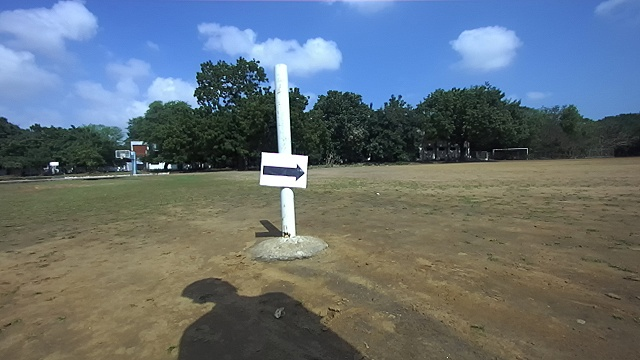
#> input picture learning_tasks/learning_task_1/arrow_right_3.jpg, 640 x 360 px
$ python arrow_dir_2.py
#> lines starting #> are read from the running program, lines starting #| are printed output that depends on the picture; after the words box and inside, x2 and y2 are one past the last pixel; in counts of white or black regions, pixels touching at a corner belong together
import cv2
import numpy as np

# gray - 100 -- r3-1, r1-1
# gray - 50 -- r2-1

# Loading the image
img_orig = cv2.imread("arrow_right_3.jpg")
#> img_orig is the input picture: shape (360, 640, 3); mean B, G, R 117.9, 111.7, 100.9

if img_orig is None:
    print("Error: Could not load image. Check the file path.")
else:
    # Original Image
    # cv2.imshow("Debug 1: Original Image", img_orig)
    # cv2.waitKey(0)

    # zoom for 1.5x just for slight improvement
    height, width = img_orig.shape[:2]
    new_height = int(1.5 * height)
    new_width = int(1.5 * width)

    img_zoomed = cv2.resize(img_orig, (new_width, new_height), interpolation=cv2.INTER_LINEAR)

    # Zoomed image
    # cv2.imshow("Debug 2: Zoomed 1.5x", img_zoomed)
    # cv2.waitKey(0)

    # Converting to grayscale
    gray_zoomed = cv2.cvtColor(img_zoomed, cv2.COLOR_BGR2GRAY)
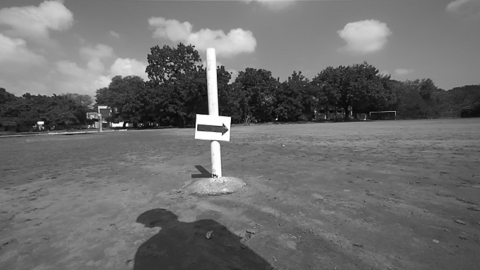
#> gray_zoomed: shape (540, 960) (shown at 1/2 size); min 2, max 255, mean 109.1

    # Grayscale
    # cv2.imshow("Debug 3: Grayscale Zoomed", gray_zoomed)
    # cv2.waitKey(0)

    # BINARY THRESHOLDING & CLOSING ---
    _, binary_zoomed = cv2.threshold(gray_zoomed, 50, 255, cv2.THRESH_BINARY_INV)
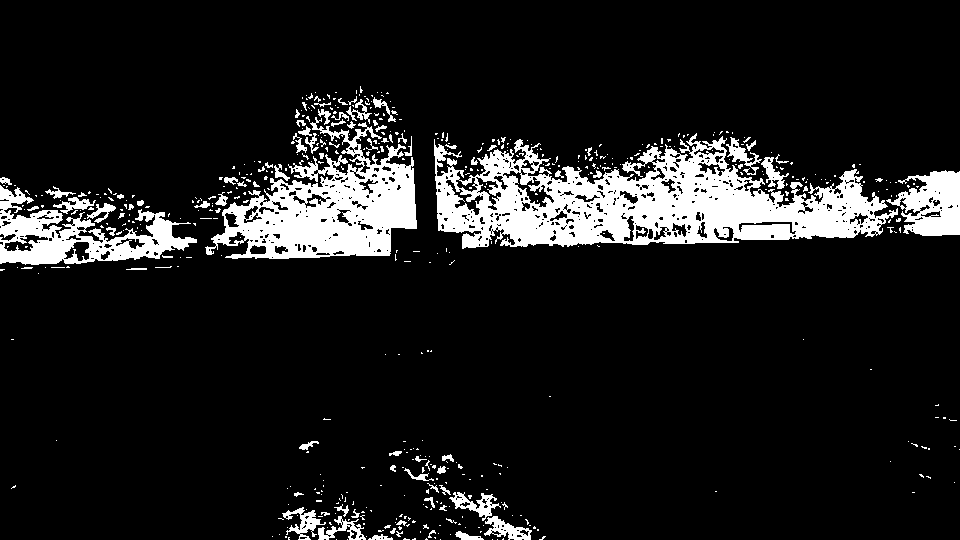
#> binary_zoomed: shape (540, 960); 11.2% white; 539 white regions (453 under 20 px)

    # Checking the Raw Threshold Mask (Before Closing)
    cv2.imshow("Debug 4: Raw Threshold Mask", binary_zoomed)
    cv2.waitKey(0)

    # [10 lines of commented-out code are left out]
    contours_zoomed, _ = cv2.findContours(binary_zoomed, cv2.RETR_EXTERNAL, cv2.CHAIN_APPROX_SIMPLE)
#> contours_zoomed = 528 contours, 481 with area under 20; largest, box (x1, y1, x2, y2) and area: (434, 133, 898, 249) 30186, (205, 117, 417, 259) 14680, (0, 185, 197, 265) 6648, (886, 170, 960, 236) 3068, (484, 516, 532, 540) 527

    # Filtering for Edges, Area, Length, and Straight Lines
    valid_contours = []
    for cnt in contours_zoomed:

        # Get the bounding box of the contour (x, y is top-left corner; w, h is width and height)
        x, y, w, h = cv2.boundingRect(cnt)

        # Checking if the box touches the extreme edges of the zoomed image
        # using a 1-pixel safety margin just in case
        touches_edge = (x <= 1 or y <= 1 or (x + w) >= (new_width - 1) or (y + h) >= (new_height - 1))

        # only proceed if the contour is safely completely inside the frame
        if not touches_edge:

            area = cv2.contourArea(cnt)
            length = cv2.arcLength(cnt, True)

            # Keep your exact area and length values
            if area > 50 and length < 350: #and area < 2000:

                # --- The Geometry Filter ---
                blank_mask = np.zeros(gray_zoomed.shape, dtype=np.uint8)
                cv2.drawContours(blank_mask, [cnt], -1, 255, 1)

                lines = cv2.HoughLinesP(blank_mask, 1, np.pi/180, threshold=15, minLineLength=15, maxLineGap=5)

                if lines is not None:
                    valid_contours.append(cnt)
#> this loop made 528 passes
#> (x, y, w, h, touches_edge, area, length) on passes 45, 75, 85, 92: (396, 520, 11, 6, False, 21, 26.97), (334, 504, 15, 13, False, 36.5, 56.87), (424, 497, 11, 11, False, 28.5, 36.73), (449, 492, 52, 29, False, 504.5, 229.4)
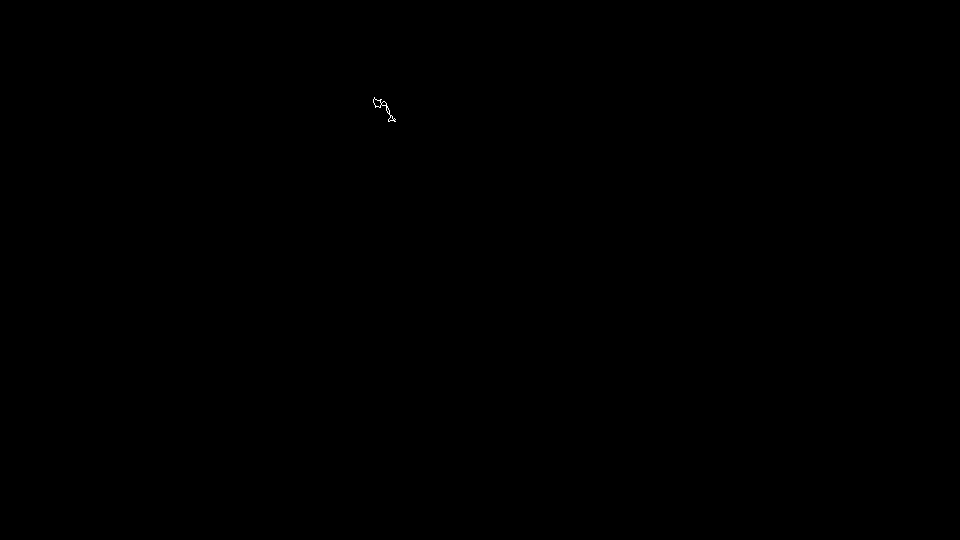
#> blank_mask: shape (540, 960); 0.02% white in thin lines or dots, all inside (x1, y1, x2, y2) = (373, 97, 396, 122)
#> after the loop, valid_contours = 9 contours; largest, box (x1, y1, x2, y2) and area: (449, 492, 501, 521) 504, (726, 137, 762, 175) 317, (761, 157, 789, 189) 282, (53, 197, 96, 214) 216, (87, 203, 116, 223) 164

    output_img_zoomed = img_zoomed.copy()
    cv2.drawContours(output_img_zoomed, valid_contours, -1, (0, 255, 0), 2)
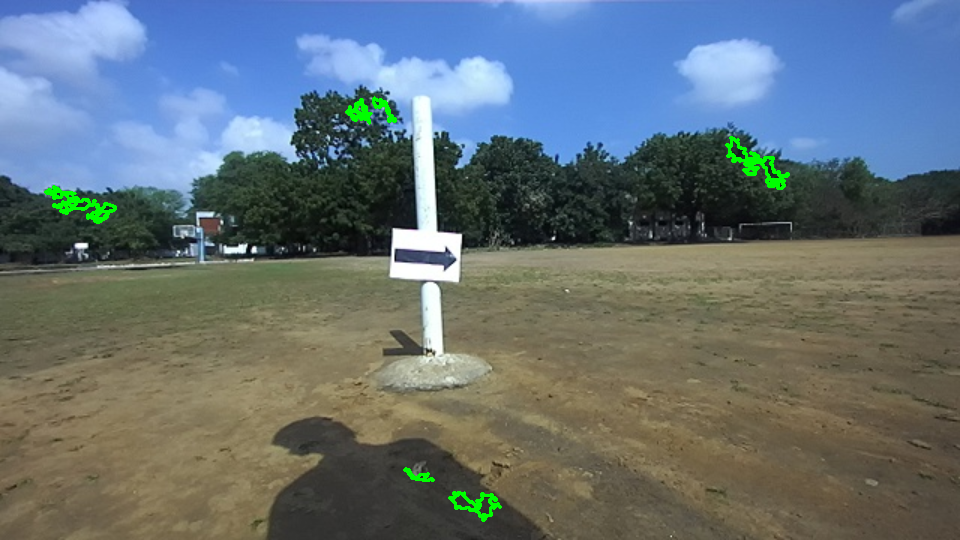
#> output_img_zoomed: shape (540, 960, 3); mean B, G, R 117.4, 113, 100.6

    # verifyig the filtered contours
    cv2.imshow("Debug 6: Filtered Contours Drawn", output_img_zoomed)
    cv2.waitKey(0)

    # Draw dot and print area of the largest valid contour
    if len(valid_contours) > 0:
        largest_contour = max(valid_contours, key=cv2.contourArea)
#> largest_contour = contour of 132 points, box (x1, y1, x2, y2) (449, 492, 501, 521), area 504

        M_zoomed = cv2.moments(largest_contour)
#> M_zoomed = moments, m00 504.5, centre m10/m00, m01/m00 = (474.8, 503.7)

        if M_zoomed["m00"] != 0:
            cX_zoomed = int(M_zoomed["m10"] / M_zoomed["m00"])
#> cX_zoomed = 474
            cY_zoomed = int(M_zoomed["m01"] / M_zoomed["m00"])
#> cY_zoomed = 503

            # --- VECTOR TRACKING (EROSION) METHOD FOR DIRECTION ---

            # 1. Create a blank canvas and draw ONLY our final validated arrow (filled in white)
            isolated_arrow_mask = np.zeros(gray_zoomed.shape, dtype=np.uint8)
            cv2.drawContours(isolated_arrow_mask, [largest_contour], -1, 255, thickness=cv2.FILLED)
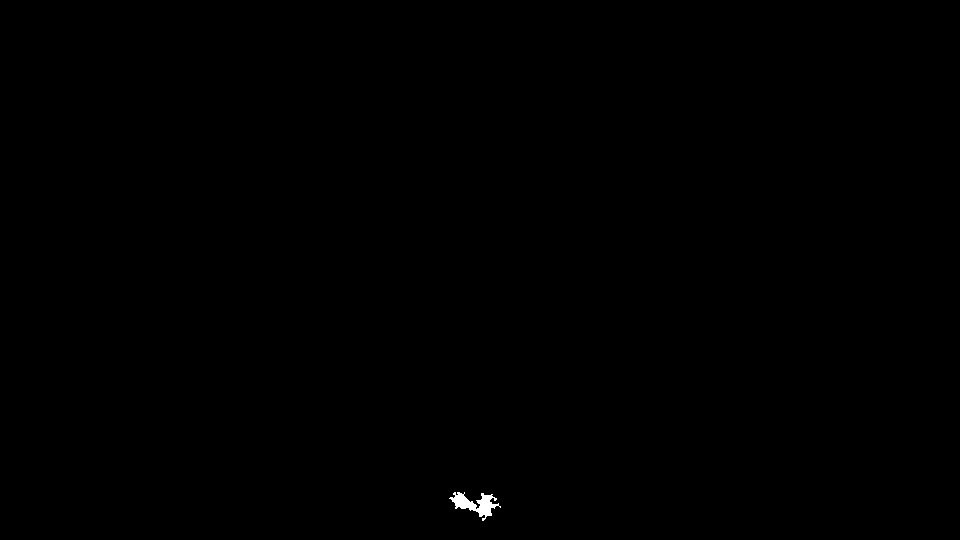
#> isolated_arrow_mask: shape (540, 960); 0.12% white; 1 white region

            # 2. Aggressively Erode this mask to destroy the thin shaft
            erode_kernel = np.ones((1, 1), np.uint8)
            eroded_mask = cv2.erode(isolated_arrow_mask, erode_kernel, iterations=0)

            # Debug Step 7a: View the eroded mask to ensure the shaft is gone!
            cv2.imshow("Debug 7a: Eroded Arrowhead", eroded_mask)
            cv2.waitKey(0)

            # 3. Find the contour of the surviving Arrowhead
            head_contours, _ = cv2.findContours(eroded_mask, cv2.RETR_EXTERNAL, cv2.CHAIN_APPROX_SIMPLE)
#> head_contours = 1 contour; box (x1, y1, x2, y2) and area: (449, 492, 501, 521) 504

            if len(head_contours) > 0:
                head_contour = max(head_contours, key=cv2.contourArea)
#> head_contour has the same summary as largest_contour
                M_head = cv2.moments(head_contour)
#> M_head has the same summary as M_zoomed

                if M_head["m00"] != 0:
                    cX_head = int(M_head["m10"] / M_head["m00"])
#> cX_head = 474
                    cY_head = int(M_head["m01"] / M_head["m00"])
#> cY_head = 503

                    # Draw the red dot for the WHOLE arrow
                    cv2.circle(output_img_zoomed, (cX_zoomed, cY_zoomed), 5, (0, 0, 255), -1)
#> output_img_zoomed: shape (540, 960, 3); 0.02% of pixels changed, all inside (x1, y1, x2, y2) = (469, 498, 480, 509)
                    # Draw a green dot for the ARROWHEAD
                    cv2.circle(output_img_zoomed, (cX_head, cY_head), 5, (0, 255, 0), -1)
#> output_img_zoomed: shape (540, 960, 3); mean B, G, R 117.4, 113, 100.6

                    # Draw a Cyan line connecting them to visualize your vector!
                    cv2.line(output_img_zoomed, (cX_zoomed, cY_zoomed), (cX_head, cY_head), (255, 255, 0), 2)
#> output_img_zoomed: shape (540, 960, 3); mean B, G, R 117.4, 113, 100.6

                    # The Bulletproof Logic: The Head is ALWAYS in the direction the arrow points!
                    if cX_head > cX_zoomed:
                        text_to_display = "right arrow"
                    else:
                        text_to_display = "left arrow"
            else:
                text_to_display = "Error: Erosion destroyed the shape"
            # -------------------------------------------------------------

            text_position = (cX_zoomed + 15, cY_zoomed - 15)
#> text_position = (489, 488)
            cv2.putText(output_img_zoomed, text_to_display, text_position,
                        cv2.FONT_HERSHEY_SIMPLEX, 0.6, (255, 0, 255), 2)
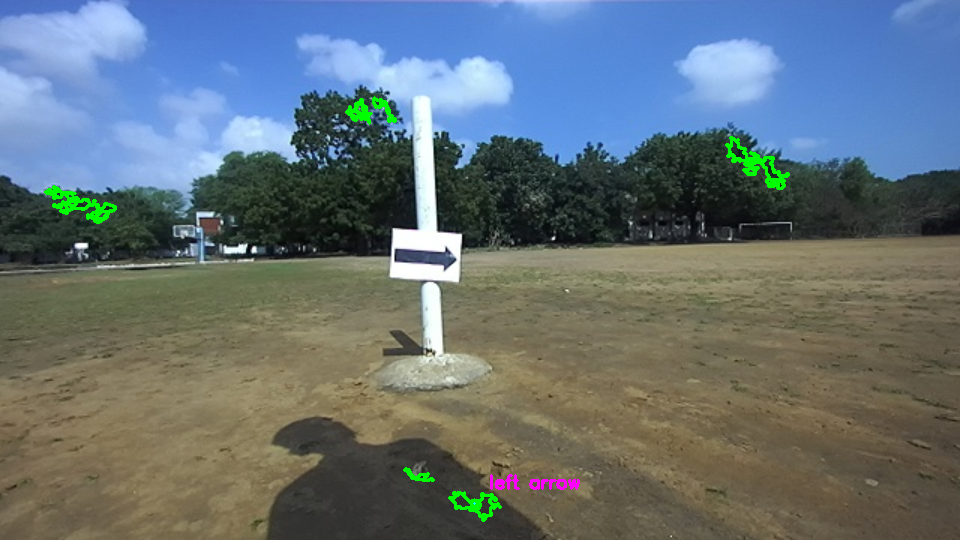
#> output_img_zoomed: shape (540, 960, 3); mean B, G, R 117.6, 112.9, 100.7

            print(f"Largest shape center found at: X={cX_zoomed}, Y={cY_zoomed}. Direction printed on image.")
#| Largest shape center found at: X=474, Y=503. Direction printed on image.
    else:
        print("No shapes matching all criteria (Edges, Area, Length, Geometry) were found.")

    # Final Display
    cv2.imshow("Final Zoomed Output", output_img_zoomed)
    cv2.waitKey(0)
    cv2.destroyAllWindows()

$ run again, with learning_tasks/learning_task_1/arrow_right_2.jpg copied over learning_tasks/learning_task_1/arrow_right_3.jpg
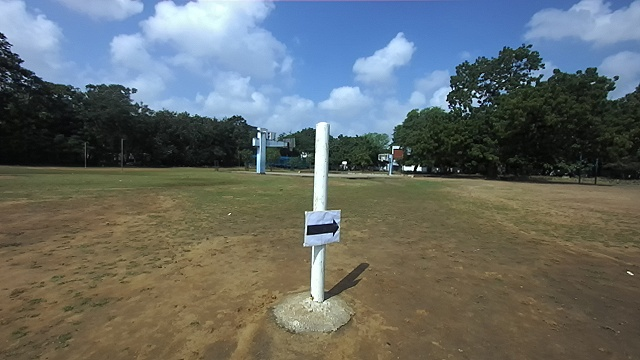
#> input picture learning_tasks/learning_task_1/arrow_right_2.jpg, 640 x 360 px
#> img_orig is the input picture: shape (360, 640, 3); mean B, G, R 104.5, 106.7, 100.9
#> `_, binary_zoomed = cv2.threshold(gray_zoomed, 50, 255, cv2.THRESH_BINA..`:
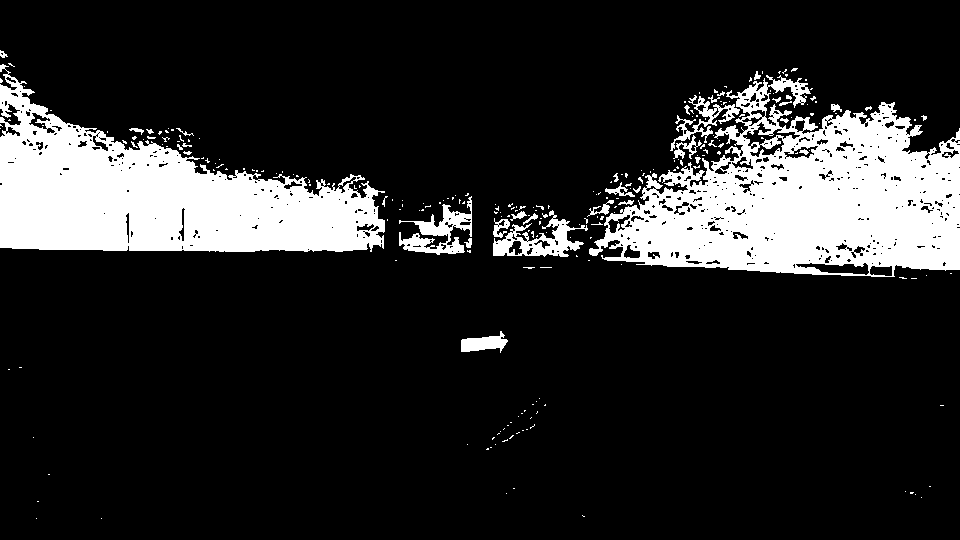
#> binary_zoomed: shape (540, 960); 16.2% white; 248 white regions (213 under 20 px)
#> contours_zoomed = 243 contours, 225 with area under 20; largest, box (x1, y1, x2, y2) and area: (589, 75, 960, 277) 44473, (0, 64, 385, 252) 36042, (493, 210, 588, 257) 1672, (399, 196, 472, 255) 1500, (670, 95, 740, 151) 695
#> the loop `for cnt in contours_zoomed:` made 243 passes
#> (x, y, w, h, area, length, lines) on pass 42: (461, 331, 47, 22, 520.5, 137.4, [[464, 351, 503, 347], [474, 338, 504, 335]])
#> isolated_arrow_mask: shape (540, 960); 0.11% white; 1 white region, box (x1, y1, x2, y2) and area: (461, 331, 508, 353) 585
#> `cv2.putText(output_img_zoomed, text_to_display, text_position, cv2.FON..`:
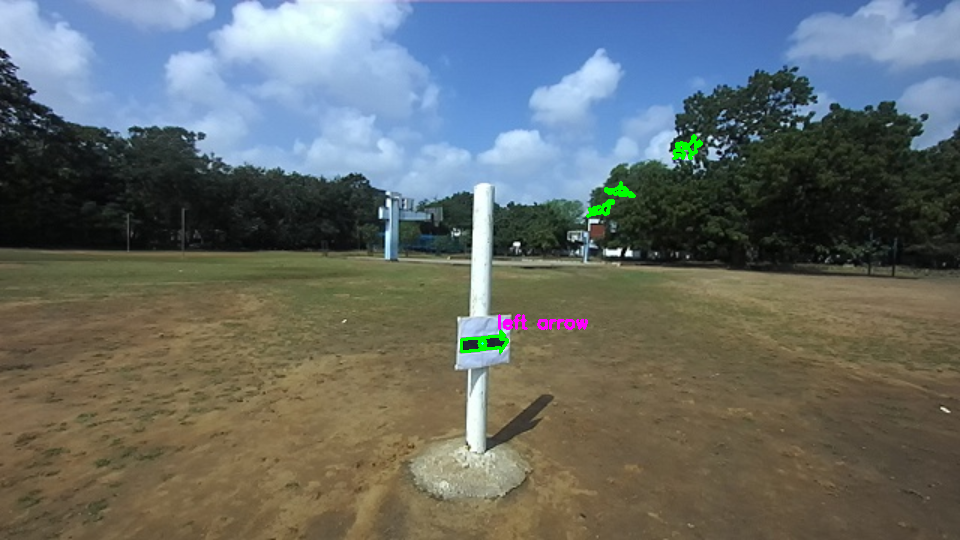
#> output_img_zoomed: shape (540, 960, 3); mean B, G, R 104.4, 107, 100.9
#| Largest shape center found at: X=482, Y=343. Direction printed on image.

$ run again, with learning_tasks/learning_task_1/arrow_left.jpg copied over learning_tasks/learning_task_1/arrow_right_3.jpg
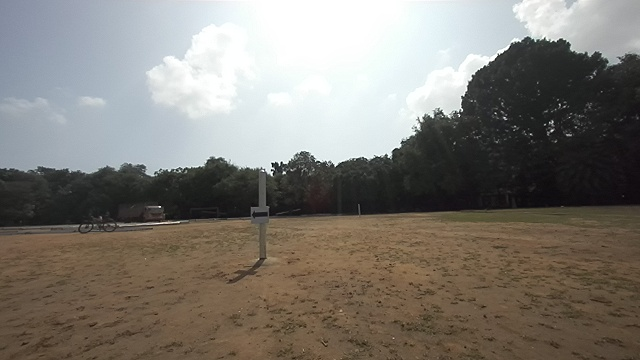
#> input picture learning_tasks/learning_task_1/arrow_left.jpg, 640 x 360 px
#> img_orig is the input picture: shape (360, 640, 3); mean B, G, R 115.6, 122.6, 127.1
#> `_, binary_zoomed = cv2.threshold(gray_zoomed, 50, 255, cv2.THRESH_BINA..`:
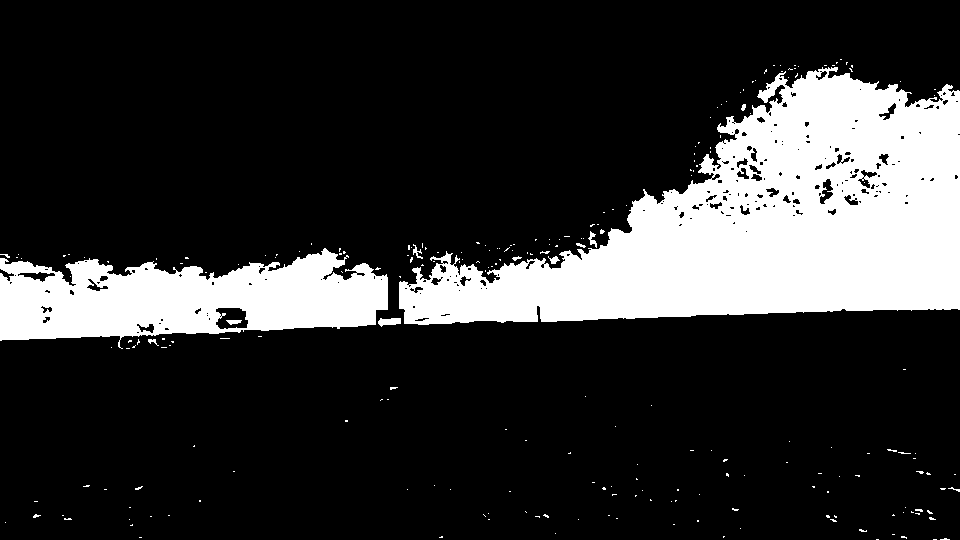
#> binary_zoomed: shape (540, 960); 19.7% white; 233 white regions (221 under 20 px)
#> contours_zoomed = 231 contours, 225 with area under 20; largest, box (x1, y1, x2, y2) and area: (399, 67, 960, 325) 77446, (0, 248, 388, 349) 24926, (378, 318, 401, 327) 118, (588, 231, 597, 248) 42, (548, 256, 560, 264) 36, (413, 244, 423, 259) 26
#> the loop `for cnt in contours_zoomed:` made 231 passes
#> (x, y, w, h, touches_edge) on passes 3, 5, 60: (940, 538, 10, 2, True), (901, 536, 6, 3, True), (948, 487, 12, 5, True)
#> after the loop `for cnt in contours_zoomed:`: valid_contours = 1 contour; box (x1, y1, x2, y2) and area: (378, 318, 401, 327) 118
#> largest_contour = contour of 14 points, box (x1, y1, x2, y2) (378, 318, 401, 327), area 118
#> M_zoomed = moments, m00 118, centre m10/m00, m01/m00 = (389, 321.3)
#> cX_zoomed = 389
#> cY_zoomed = 321
#> isolated_arrow_mask: shape (540, 960); 0.03% white; 1 white region
#> head_contours has the same summary as valid_contours
#> head_contour has the same summary as largest_contour
#> `cv2.putText(output_img_zoomed, text_to_display, text_position, cv2.FON..`:
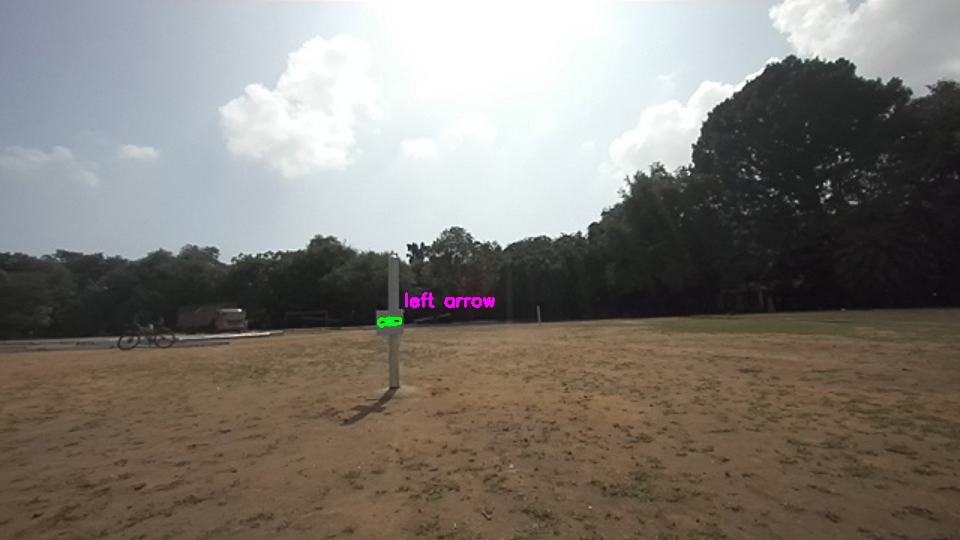
#> output_img_zoomed: shape (540, 960, 3); mean B, G, R 115.8, 122.6, 127.2
#| Largest shape center found at: X=389, Y=321. Direction printed on image.
